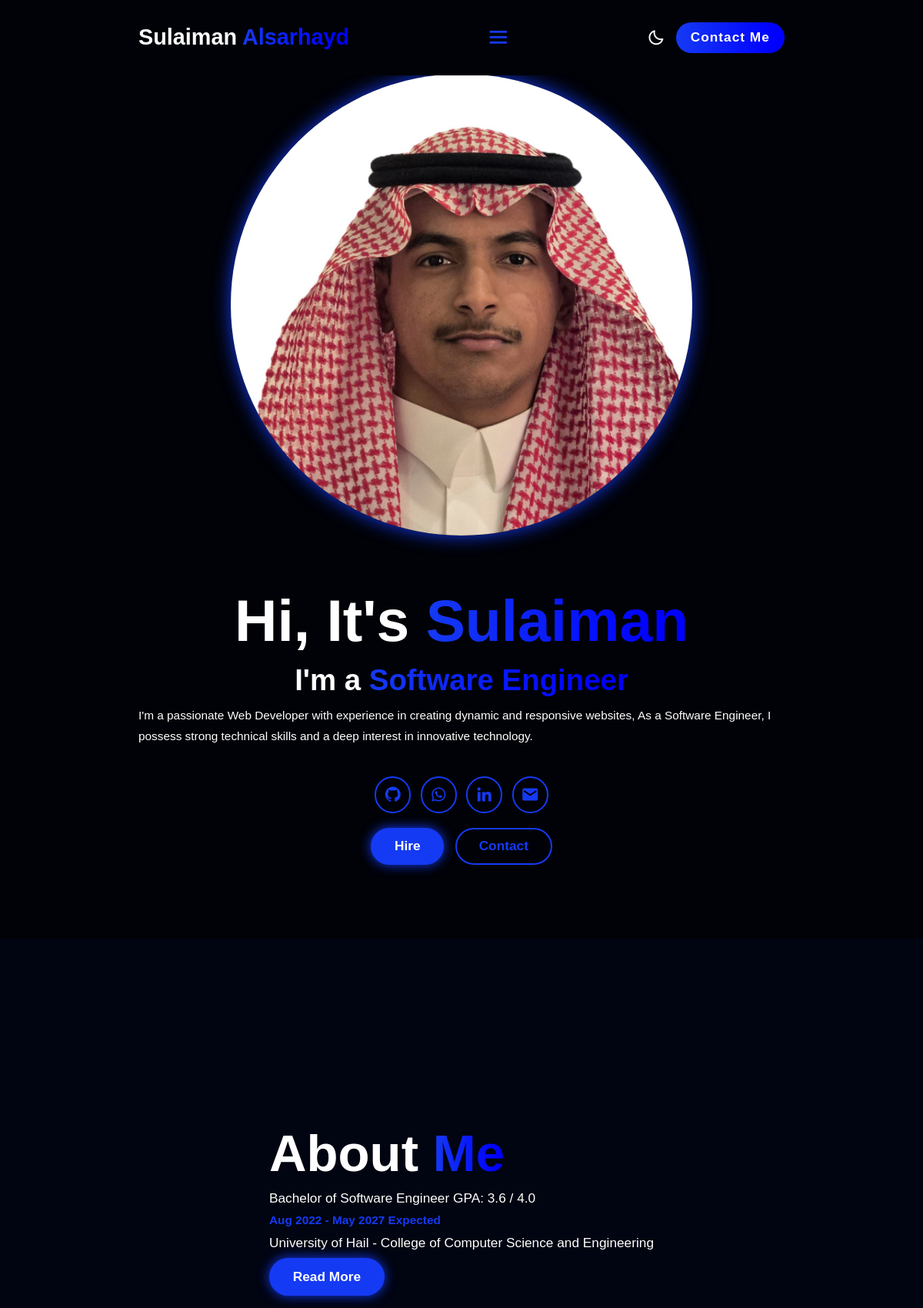
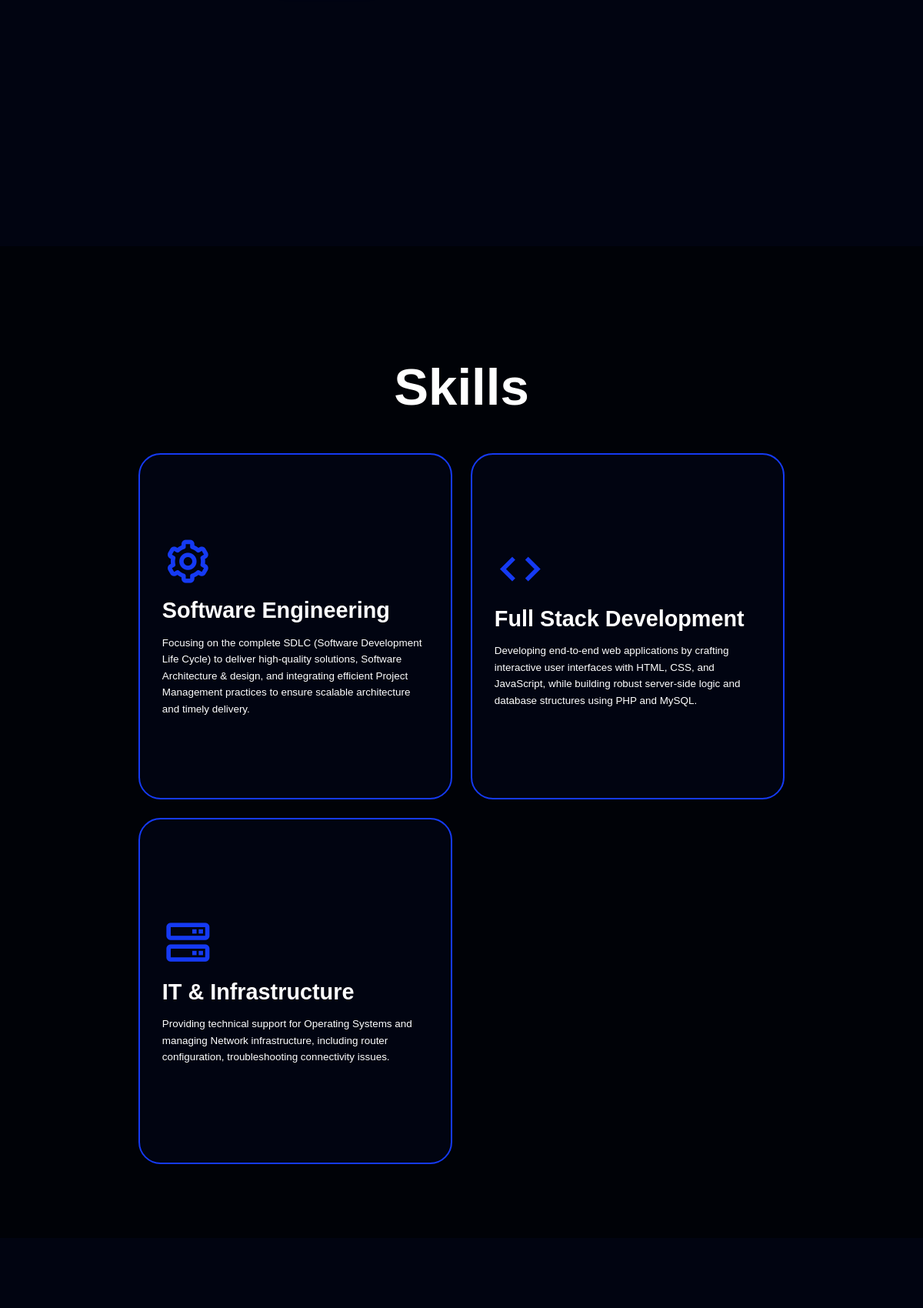
The page / (upper part) on the database its author committed (2 pictures, top to bottom).
### tables this page shows
CREATE TABLE user_info (
    id INT AUTO_INCREMENT PRIMARY KEY,
    name VARCHAR(100),
    title VARCHAR(100),
    bio TEXT,
    gpa VARCHAR(10),
    university VARCHAR(255),
    expected_grad VARCHAR(50)
);

CREATE TABLE skills (
    id INT AUTO_INCREMENT PRIMARY KEY,
    skill_name VARCHAR(100),
    description TEXT,
    icon VARCHAR(50)
);

### index.php (the view, shortened to what this page needs)
<?php
include('db_config.php');
$user_query = "SELECT * FROM user_info LIMIT 1";
$user_result = mysqli_query($conn, $user_query);
$user = mysqli_fetch_assoc($user_result);
?>
<!DOCTYPE html>
<html lang="en">
<head>
    <link rel="stylesheet" href="style.css?v=<?php echo time(); ?>">
    <link href="https://unpkg.com/boxicons@2.1.4/css/boxicons.min.css" rel="stylesheet" />
</head>
<body>
    <header class="header">
        <a href="#home" class="logo">Sulaiman <span>Alsarhayd</span></a>
        <i class="bx bx-menu" id="menu-icon"></i>
        <div class="header-actions" style="display: flex; align-items: center; gap: 1.5rem;">
            <i class='bx bx-moon' id="darkMode-icon" style="font-size: 2.4rem; color: var(--text-color); cursor: pointer;"></i>
            <button class="gradient-btn">
                <a href="#contact" style="color: black; font-weight: 600;">Contact Me</a>
            </button>
        </div>
    </header>
    <section class="home" id="home">
        <div class="home-content">
            <h1>Hi, It's <span>Sulaiman</span></h1>
            <h3>I'm a <span><?php echo $user['title']; ?></span></h3>
            <p><?php echo $user['bio']; ?></p>
            <div class="social-icons">
                <a href="https://github.com/Sul-SWE"><i class="bx bxl-github"></i></a>
                <a href="https://wa.me/966500819045"><i class="bx bxl-whatsapp"></i></a>
                <a href="https://www.linkedin.com/in/sulaiman-alsarhayd/"><i class="bx bxl-linkedin"></i></a>
                <a href="mailto:s.alsarhayd@gmail.com"><i class="bx bxs-envelope"></i></a>
            </div>
            <div class="btn-group">
                <a href="mailto:s.alsarhayd@gmail.com" class="btn">Hire</a>
                <a href="#contact" class="btn">Contact</a>
            </div>
        </div>
        <div class="home-img">
            <img src="imges\simg.jpg" alt="Profile Image">
        </div>
    </section>
    <section class="about" id="about">
        <div class="about-content">
            <h2>About <span>Me</span></h2>
            <p>Bachelor of <?php echo $user['title']; ?> GPA: <?php echo $user['gpa']; ?></p>
            <p class="Time"><?php echo $user['expected_grad']; ?></p>
            <p><?php echo $user['university']; ?></p>
            <a href="#" class="btn">Read More</a>
        </div>
    </section>
    <section class="services" id="services">
        <h2 class="heading">Skills</h2>
        <div class="services-container">
            <?php
            $skills_query = "SELECT * FROM skills";
            $skills_result = mysqli_query($conn, $skills_query);
            while($skill = mysqli_fetch_assoc($skills_result)) {
            ?>
                <div class="service-box">
                    <div class="service-info">
                        <i class="bx <?php echo $skill['icon']; ?>"></i>
                        <h4><?php echo $skill['skill_name']; ?></h4>
                        <p><?php echo $skill['description']; ?></p>
                    </div>
                </div>
            <?php } ?>
        </div>
    </section>
    <section class="projects" id="projects">
    </section>
</body>
</html>

### style.css (style rules this page uses)
:root { --bg-color: #000207; --second-bg-color: #010411; --text-color: white; --main-color: #153af3; }
* { margin : 0; padding : 0; box-sizing: border-box; text-decoration: none; scroll-behavior: smooth; font-family: "poppins", sans-serif; transition: background 0.3s ease, color 0.3s ease, border-color 0.3s ease, box-shadow 0.3s ease; }
html { font-size: 60%; overflow-x: hidden; }
body { background-color: var(--bg-color); color: var(--text-color); }
.header { position: fixed; width: 100%; top: 0; left: 0; padding: 3rem 15%; background: var(--bg-color); backdrop-filter: blur(10px); display: flex; justify-content: space-between; align-items: center; z-index: 1000; }
.header-actions { display: flex; align-items: center; gap: 2rem; }
#darkMode-icon { font-size: 2.8rem; color: var(--text-color); cursor: pointer; }
#menu-icon { font-size: 3.5rem; color: var(--main-color); display: none; }
.logo { font-size: 3rem; color: var(--text-color); font-weight: 800; cursor: pointer; transition: 0.3s ease-in-out; }
span { background: linear-gradient(270deg, blue 10%, var(--main-color) 100%); -webkit-background-clip: text; background-clip: text; color: transparent; }
.gradient-btn { font-size: 1.8rem; padding: 1rem 2rem; border-radius: 3rem; background: linear-gradient(270deg, blue 10%, var(--main-color) 100%); letter-spacing: 1px; cursor: pointer; transition: 0.3s ease-in-out; border : none; white-space: nowrap; }
.gradient-btn a { color: white !important; font-weight: 600; }
.btn-group { display: flex; gap: 1.5rem; }
.btn { display: inline-block; padding: 1.2rem 3rem; background-color: var(--main-color); box-shadow: 0 0 15px var(--main-color); border-radius: 3rem; font-size: 1.8rem; color: white; border: 2px solid transparent; font-weight: 600; transition: 0.3s ease-in-out; cursor: pointer; }
.btn-group a:nth-of-type(2) { background-color: transparent; color: var(--main-color); border: 2px solid var(--main-color); box-shadow: none; }
section { min-height: 100vh; padding: 10rem 15%; }
.heading { text-align: center; font-size: 7rem; margin: 5rem 0; }
.home { display: flex; justify-content: center; align-items: center; gap: 15rem; }
.home-content { display: flex; flex-direction: column; align-items: flex-start; text-align: left; }
.home-content h1 { font-size: 8rem; font-weight: 700; margin-top: 1.5rem; line-height: 1.2; }
.home-content h3 { margin: 1rem 0; font-size: 4rem; }
.home-content p { font-size: 1.6rem; font-weight: 500; line-height: 1.8; margin-bottom: 2rem; }
.home-img img { width: 32vw; border-radius: 50%; box-shadow: 0 0 25px var(--main-color); transition: 0.4s ease-in-out; }
.social-icons a { display: inline-flex; justify-content: center; align-items: center; font-size: 2.5rem; padding: 1rem; border: 2px solid var(--main-color); border-radius: 50%; color: var(--main-color); margin: 2rem 0.5rem; transition: 0.3s ease-in-out; }
.about { display: flex; justify-content: center; align-items: center; gap: 10rem; background: var(--second-bg-color); }
.about-content h2 { font-size: 7rem; text-align: left; }
.about-content p { font-size: 1.8rem; margin: 1rem 0; }
.about-content .Time { font-size: 1.6rem; font-weight: 600; color: var(--main-color); }
.services { background-color: var(--bg-color); }
.services-container { display: grid; grid-template-columns: repeat(auto-fit, minmax(300px, 1fr)); gap: 2.5rem; }
.service-box { display: flex; flex-direction: column; justify-content: center; align-items: center; background-color: var(--second-bg-color); height: 450px; border-radius: 3rem; border: 2px solid var(--main-color); padding: 3rem; transition: 0.4s ease-in-out; }
.service-info i { font-size: 7rem; color: var(--main-color); }
.service-info h4 { font-size: 3rem; margin: 1.5rem 0; }
.service-info p { font-size: 1.4rem; line-height: 1.6; }
.projects { background-color: var(--second-bg-color); }
@media (max-width: 1285px) { #menu-icon { display: block; } }
@media (max-width: 1285px) { .home { flex-direction: column-reverse; text-align: center; gap: 5rem; } }
@media (max-width: 1285px) { .home-content { align-items: center; } }
@media (max-width: 1285px) { .home-img img { width: 50vw; } }
@media (max-width: 1285px) { .about { flex-direction: column-reverse; } }

### rows shown on the page
user_info: bio "I'm a passionate Web Developer with experience in creating dynamic and responsive websites, As a Software Engineer, I possess strong technical skills and a deep interest in innovative technology.", title "Software Engineer", gpa "3.6 / 4.0", expected_grad "Aug 2022 - May 2027 Expected", university "University of Hail - College of Computer Science and Engineering"
skills: skill_name "Software Engineering", description "Focusing on the complete SDLC (Software Development Life Cycle) to deliver high-quality solutions, Software Architecture & design, and integrating efficient Project Management practices to ensure scalable architecture and timely delivery."
skills: skill_name "Full Stack Development", description "Developing end-to-end web applications by crafting interactive user interfaces with HTML, CSS, and JavaScript, while building robust server-side logic and database structures using PHP and MySQL."
skills: skill_name "IT & Infrastructure", description "Providing technical support for Operating Systems and managing Network infrastructure, including router configuration, troubleshooting connectivity issues."
